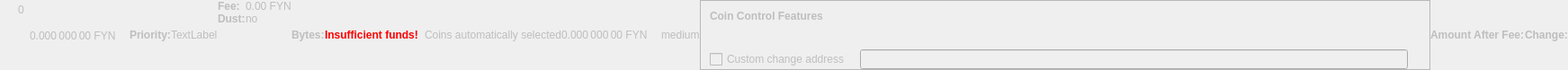
    <widget class="QWidget" name="dummyHideWidget" native="true">
     <property name="enabled">
      <bool>false</bool>
     </property>
     <property name="maximumSize">
      <size>
       <width>100</width>
       <height>22</height>
      </size>
     </property>
     <layout class="QHBoxLayout" name="dummyHideLayout">
      <property name="spacing">
       <number>0</number>
      </property>
      <property name="leftMargin">
       <number>0</number>
      </property>
      <property name="topMargin">
       <number>0</number>
      </property>
      <property name="rightMargin">
       <number>0</number>
      </property>
      <property name="bottomMargin">
       <number>0</number>
      </property>
      <item>
       <layout class="QFormLayout" name="formLayoutCoinControl1">
        <property name="horizontalSpacing">
         <number>10</number>
        </property>
        <property name="verticalSpacing">
         <number>14</number>
        </property>
        <property name="leftMargin">
         <number>10</number>
        </property>
        <property name="topMargin">
         <number>4</number>
        </property>
        <property name="rightMargin">
         <number>6</number>
        </property>
        <item row="0" column="1">
         <widget class="QLabel" name="labelCoinControlBytes">
          <property name="cursor">
           <cursorShape>IBeamCursor</cursorShape>
          </property>
          <property name="contextMenuPolicy">
           <enum>Qt::ActionsContextMenu</enum>
          </property>
          <property name="text">
           <string notr="true">0</string>
          </property>
          <property name="textInteractionFlags">
           <set>Qt::LinksAccessibleByMouse|Qt::TextSelectableByKeyboard|Qt::TextSelectableByMouse</set>
          </property>
         </widget>
        </item>
       </layout>
      </item>
      <item>
       <widget class="QLabel" name="labelCoinControlAfterFee">
        <property name="enabled">
         <bool>false</bool>
        </property>
        <property name="sizePolicy">
         <sizepolicy hsizetype="Fixed" vsizetype="Fixed">
          <horstretch>0</horstretch>
          <verstretch>0</verstretch>
         </sizepolicy>
        </property>
        <property name="minimumSize">
         <size>
          <width>111</width>
          <height>12</height>
         </size>
        </property>
        <property name="maximumSize">
         <size>
          <width>111</width>
          <height>12</height>
         </size>
        </property>
        <property name="cursor">
         <cursorShape>IBeamCursor</cursorShape>
        </property>
        <property name="contextMenuPolicy">
         <enum>Qt::ActionsContextMenu</enum>
        </property>
        <property name="text">
         <string notr="true">0.000 000 00 FYN</string>
        </property>
        <property name="textInteractionFlags">
         <set>Qt::LinksAccessibleByMouse|Qt::TextSelectableByKeyboard|Qt::TextSelectableByMouse</set>
        </property>
       </widget>
      </item>
      <item>
       <widget class="QLabel" name="labelCoinControlPriorityText">
        <property name="enabled">
         <bool>false</bool>
        </property>
        <property name="font">
         <font>
          <weight>75</weight>
          <bold>true</bold>
         </font>
        </property>
        <property name="text">
         <string>Priority:</string>
        </property>
       </widget>
      </item>
      <item>
       <layout class="QHBoxLayout" name="horizontalLayout">
        <item>
         <widget class="QLabel" name="WarningLabel">
          <property name="text">
           <string>TextLabel</string>
          </property>
         </widget>
        </item>
       </layout>
      </item>
      <item>
       <layout class="QFormLayout" name="formLayoutCoinControl3">
        <property name="horizontalSpacing">
         <number>0</number>
        </property>
        <property name="verticalSpacing">
         <number>0</number>
        </property>
        <property name="leftMargin">
         <number>0</number>
        </property>
        <property name="topMargin">
         <number>0</number>
        </property>
        <property name="rightMargin">
         <number>0</number>
        </property>
        <item row="0" column="0">
         <widget class="QLabel" name="labelCoinControlFeeText">
          <property name="enabled">
           <bool>false</bool>
          </property>
          <property name="font">
           <font>
            <weight>75</weight>
            <bold>true</bold>
           </font>
          </property>
          <property name="text">
           <string>Fee:</string>
          </property>
          <property name="margin">
           <number>0</number>
          </property>
         </widget>
        </item>
        <item row="0" column="1">
         <widget class="QLabel" name="labelCoinControlFee">
          <property name="enabled">
           <bool>false</bool>
          </property>
          <property name="cursor">
           <cursorShape>IBeamCursor</cursorShape>
          </property>
          <property name="contextMenuPolicy">
           <enum>Qt::ActionsContextMenu</enum>
          </property>
          <property name="text">
           <string notr="true">0.00 FYN</string>
          </property>
          <property name="textInteractionFlags">
           <set>Qt::LinksAccessibleByMouse|Qt::TextSelectableByKeyboard|Qt::TextSelectableByMouse</set>
          </property>
         </widget>
        </item>
        <item row="1" column="0">
         <widget class="QLabel" name="labelCoinControlLowOutputText">
          <property name="enabled">
           <bool>false</bool>
          </property>
          <property name="font">
           <font>
            <weight>75</weight>
            <bold>true</bold>
           </font>
          </property>
          <property name="text">
           <string>Dust:</string>
          </property>
         </widget>
        </item>
        <item row="1" column="1">
         <widget class="QLabel" name="labelCoinControlLowOutput">
          <property name="enabled">
           <bool>false</bool>
          </property>
          <property name="cursor">
           <cursorShape>IBeamCursor</cursorShape>
          </property>
          <property name="contextMenuPolicy">
           <enum>Qt::ActionsContextMenu</enum>
          </property>
          <property name="text">
           <string>no</string>
          </property>
          <property name="textInteractionFlags">
           <set>Qt::LinksAccessibleByMouse|Qt::TextSelectableByKeyboard|Qt::TextSelectableByMouse</set>
          </property>
         </widget>
        </item>
       </layout>
      </item>
      <item>
       <widget class="QLabel" name="labelCoinControlBytesText">
        <property name="enabled">
         <bool>false</bool>
        </property>
        <property name="font">
         <font>
          <weight>75</weight>
          <bold>true</bold>
         </font>
        </property>
        <property name="text">
         <string>Bytes:</string>
        </property>
       </widget>
      </item>
      <item>
       <layout class="QFormLayout" name="formLayoutCoinControl2">
        <property name="horizontalSpacing">
         <number>0</number>
        </property>
        <property name="verticalSpacing">
         <number>0</number>
        </property>
        <property name="leftMargin">
         <number>0</number>
        </property>
        <property name="topMargin">
         <number>0</number>
        </property>
        <property name="rightMargin">
         <number>0</number>
        </property>
       </layout>
      </item>
      <item>
       <layout class="QHBoxLayout" name="horizontalLayoutCoinControl2">
        <property name="spacing">
         <number>0</number>
        </property>
        <property name="bottomMargin">
         <number>0</number>
        </property>
       </layout>
      </item>
      <item>
       <widget class="QLabel" name="labelCoinControlInsuffFunds">
        <property name="enabled">
         <bool>false</bool>
        </property>
        <property name="minimumSize">
         <size>
          <width>0</width>
          <height>0</height>
         </size>
        </property>
        <property name="font">
         <font>
          <weight>75</weight>
          <bold>true</bold>
         </font>
        </property>
        <property name="styleSheet">
         <string notr="true">color:red;font-weight:bold;</string>
        </property>
        <property name="text">
         <string>Insufficient funds!</string>
        </property>
        <property name="margin">
         <number>5</number>
        </property>
       </widget>
      </item>
      <item>
       <layout class="QFormLayout" name="formLayoutCoinControl4">
        <property name="horizontalSpacing">
         <number>0</number>
        </property>
        <property name="verticalSpacing">
         <number>0</number>
        </property>
        <property name="leftMargin">
         <number>0</number>
        </property>
        <property name="topMargin">
         <number>0</number>
        </property>
        <property name="rightMargin">
         <number>0</number>
        </property>
       </layout>
      </item>
      <item>
       <widget class="QLabel" name="labelCoinControlChangeLabel">
        <property name="enabled">
         <bool>false</bool>
        </property>
        <property name="sizePolicy">
         <sizepolicy hsizetype="Preferred" vsizetype="Expanding">
          <horstretch>0</horstretch>
          <verstretch>0</verstretch>
         </sizepolicy>
        </property>
        <property name="minimumSize">
         <size>
          <width>0</width>
          <height>0</height>
         </size>
        </property>
        <property name="text">
         <string/>
        </property>
        <property name="margin">
         <number>3</number>
        </property>
       </widget>
      </item>
      <item>
       <widget class="QLabel" name="labelCoinControlAutomaticallySelected">
        <property name="enabled">
         <bool>false</bool>
        </property>
        <property name="sizePolicy">
         <sizepolicy hsizetype="Fixed" vsizetype="Fixed">
          <horstretch>0</horstretch>
          <verstretch>0</verstretch>
         </sizepolicy>
        </property>
        <property name="minimumSize">
         <size>
          <width>0</width>
          <height>0</height>
         </size>
        </property>
        <property name="maximumSize">
         <size>
          <width>240</width>
          <height>16777215</height>
         </size>
        </property>
        <property name="text">
         <string>Coins automatically selected</string>
        </property>
        <property name="margin">
         <number>5</number>
        </property>
       </widget>
      </item>
      <item>
       <widget class="QLabel" name="labelCoinControlChange">
        <property name="enabled">
         <bool>false</bool>
        </property>
        <property name="sizePolicy">
         <sizepolicy hsizetype="Fixed" vsizetype="Fixed">
          <horstretch>0</horstretch>
          <verstretch>0</verstretch>
         </sizepolicy>
        </property>
        <property name="minimumSize">
         <size>
          <width>111</width>
          <height>0</height>
         </size>
        </property>
        <property name="maximumSize">
         <size>
          <width>111</width>
          <height>16777215</height>
         </size>
        </property>
        <property name="cursor">
         <cursorShape>IBeamCursor</cursorShape>
        </property>
        <property name="contextMenuPolicy">
         <enum>Qt::ActionsContextMenu</enum>
        </property>
        <property name="text">
         <string notr="true">0.000 000 00 FYN</string>
        </property>
        <property name="textInteractionFlags">
         <set>Qt::LinksAccessibleByMouse|Qt::TextSelectableByKeyboard|Qt::TextSelectableByMouse</set>
        </property>
       </widget>
      </item>
      <item>
       <widget class="QLabel" name="labelCoinControlPriority">
        <property name="enabled">
         <bool>false</bool>
        </property>
        <property name="cursor">
         <cursorShape>IBeamCursor</cursorShape>
        </property>
        <property name="contextMenuPolicy">
         <enum>Qt::ActionsContextMenu</enum>
        </property>
        <property name="text">
         <string>medium</string>
        </property>
        <property name="textInteractionFlags">
         <set>Qt::LinksAccessibleByMouse|Qt::TextSelectableByKeyboard|Qt::TextSelectableByMouse</set>
        </property>
       </widget>
      </item>
      <item>
       <widget class="QFrame" name="frameCoinControl">
        <property name="sizePolicy">
         <sizepolicy hsizetype="Expanding" vsizetype="Expanding">
          <horstretch>0</horstretch>
          <verstretch>0</verstretch>
         </sizepolicy>
        </property>
        <property name="maximumSize">
         <size>
          <width>16777215</width>
          <height>16777215</height>
         </size>
        </property>
        <property name="frameShape">
         <enum>QFrame::StyledPanel</enum>
        </property>
        <property name="frameShadow">
         <enum>QFrame::Sunken</enum>
        </property>
        <layout class="QVBoxLayout" name="verticalLayoutCoinControl2_2">
         <property name="spacing">
          <number>0</number>
         </property>
         <property name="leftMargin">
          <number>0</number>
         </property>
         <property name="topMargin">
          <number>0</number>
         </property>
         <property name="rightMargin">
          <number>0</number>
         </property>
         <property name="bottomMargin">
          <number>0</number>
         </property>
         <item>
          <layout class="QVBoxLayout" name="verticalLayoutCoinControl" stretch="0,0,0,1">
           <property name="spacing">
            <number>0</number>
           </property>
           <property name="leftMargin">
            <number>10</number>
           </property>
           <property name="topMargin">
            <number>10</number>
           </property>
           <item>
            <layout class="QHBoxLayout" name="horizontalLayoutCoinControl1">
             <property name="bottomMargin">
              <number>15</number>
             </property>
             <item>
              <widget class="QLabel" name="labelCoinControlFeatures">
               <property name="enabled">
                <bool>false</bool>
               </property>
               <property name="sizePolicy">
                <sizepolicy hsizetype="Preferred" vsizetype="Maximum">
                 <horstretch>0</horstretch>
                 <verstretch>0</verstretch>
                </sizepolicy>
               </property>
               <property name="font">
                <font>
                 <weight>75</weight>
                 <bold>true</bold>
                </font>
               </property>
               <property name="styleSheet">
                <string notr="true">font-weight:bold;</string>
               </property>
               <property name="text">
                <string>Coin Control Features</string>
               </property>
              </widget>
             </item>
            </layout>
           </item>
           <item>
            <widget class="QWidget" name="widgetCoinControl" native="true">
             <property name="sizePolicy">
              <sizepolicy hsizetype="Preferred" vsizetype="Preferred">
               <horstretch>0</horstretch>
               <verstretch>0</verstretch>
              </sizepolicy>
             </property>
             <property name="minimumSize">
              <size>
               <width>0</width>
               <height>0</height>
              </size>
             </property>
             <property name="styleSheet">
              <string notr="true"/>
             </property>
             <layout class="QHBoxLayout" name="horizontalLayoutCoinControl5_2">
              <property name="leftMargin">
               <number>0</number>
              </property>
              <property name="topMargin">
               <number>0</number>
              </property>
              <property name="rightMargin">
               <number>0</number>
              </property>
              <property name="bottomMargin">
               <number>0</number>
              </property>
              <item>
               <layout class="QHBoxLayout" name="horizontalLayoutCoinControl3">
                <property name="spacing">
                 <number>20</number>
                </property>
                <property name="topMargin">
                 <number>0</number>
                </property>
                <property name="bottomMargin">
                 <number>10</number>
                </property>
               </layout>
              </item>
             </layout>
            </widget>
           </item>
           <item>
            <layout class="QHBoxLayout" name="horizontalLayoutCoinControl4" stretch="0,0,0">
             <property name="spacing">
              <number>12</number>
             </property>
             <property name="sizeConstraint">
              <enum>QLayout::SetDefaultConstraint</enum>
             </property>
             <property name="topMargin">
              <number>5</number>
             </property>
             <property name="rightMargin">
              <number>5</number>
             </property>
             <item>
              <widget class="QCheckBox" name="checkBoxCoinControlChange">
               <property name="enabled">
                <bool>false</bool>
               </property>
               <property name="toolTip">
                <string>If this is activated, but the change address is empty or invalid, change will be sent to a newly generated address.</string>
               </property>
               <property name="text">
                <string>Custom change address</string>
               </property>
              </widget>
             </item>
             <item>
              <widget class="QValidatedLineEdit" name="lineEditCoinControlChange">
               <property name="enabled">
                <bool>false</bool>
               </property>
               <property name="sizePolicy">
                <sizepolicy hsizetype="Expanding" vsizetype="Fixed">
                 <horstretch>0</horstretch>
                 <verstretch>0</verstretch>
                </sizepolicy>
               </property>
              </widget>
             </item>
             <item>
              <widget class="QLabel" name="labelCoinControlChangeLabel_2">
               <property name="sizePolicy">
                <sizepolicy hsizetype="Preferred" vsizetype="Expanding">
                 <horstretch>0</horstretch>
                 <verstretch>0</verstretch>
                </sizepolicy>
               </property>
               <property name="minimumSize">
                <size>
                 <width>0</width>
                 <height>0</height>
                </size>
               </property>
               <property name="text">
                <string/>
               </property>
               <property name="margin">
                <number>3</number>
               </property>
              </widget>
             </item>
            </layout>
           </item>
           <item>
            <spacer name="verticalSpacerCoinControl">
             <property name="orientation">
              <enum>Qt::Vertical</enum>
             </property>
             <property name="sizeHint" stdset="0">
              <size>
               <width>800</width>
               <height>1</height>
              </size>
             </property>
            </spacer>
           </item>
          </layout>
         </item>
        </layout>
       </widget>
      </item>
      <item>
       <widget class="QLabel" name="labelCoinControlAfterFeeText">
        <property name="enabled">
         <bool>false</bool>
        </property>
        <property name="minimumSize">
         <size>
          <width>0</width>
          <height>0</height>
         </size>
        </property>
        <property name="maximumSize">
         <size>
          <width>16777215</width>
          <height>16777215</height>
         </size>
        </property>
        <property name="font">
         <font>
          <weight>75</weight>
          <bold>true</bold>
         </font>
        </property>
        <property name="text">
         <string>Amount After Fee:</string>
        </property>
        <property name="alignment">
         <set>Qt::AlignLeading|Qt::AlignLeft|Qt::AlignVCenter</set>
        </property>
        <property name="margin">
         <number>0</number>
        </property>
       </widget>
      </item>
      <item>
       <widget class="QLabel" name="labelCoinControlChangeText">
        <property name="enabled">
         <bool>false</bool>
        </property>
        <property name="sizePolicy">
         <sizepolicy hsizetype="Preferred" vsizetype="Preferred">
          <horstretch>0</horstretch>
          <verstretch>0</verstretch>
         </sizepolicy>
        </property>
        <property name="minimumSize">
         <size>
          <width>0</width>
          <height>0</height>
         </size>
        </property>
        <property name="maximumSize">
         <size>
          <width>16777215</width>
          <height>16777215</height>
         </size>
        </property>
        <property name="font">
         <font>
          <weight>75</weight>
          <bold>true</bold>
         </font>
        </property>
        <property name="text">
         <string>Change:</string>
        </property>
        <property name="alignment">
         <set>Qt::AlignLeading|Qt::AlignLeft|Qt::AlignVCenter</set>
        </property>
       </widget>
      </item>
     </layout>
    </widget>
